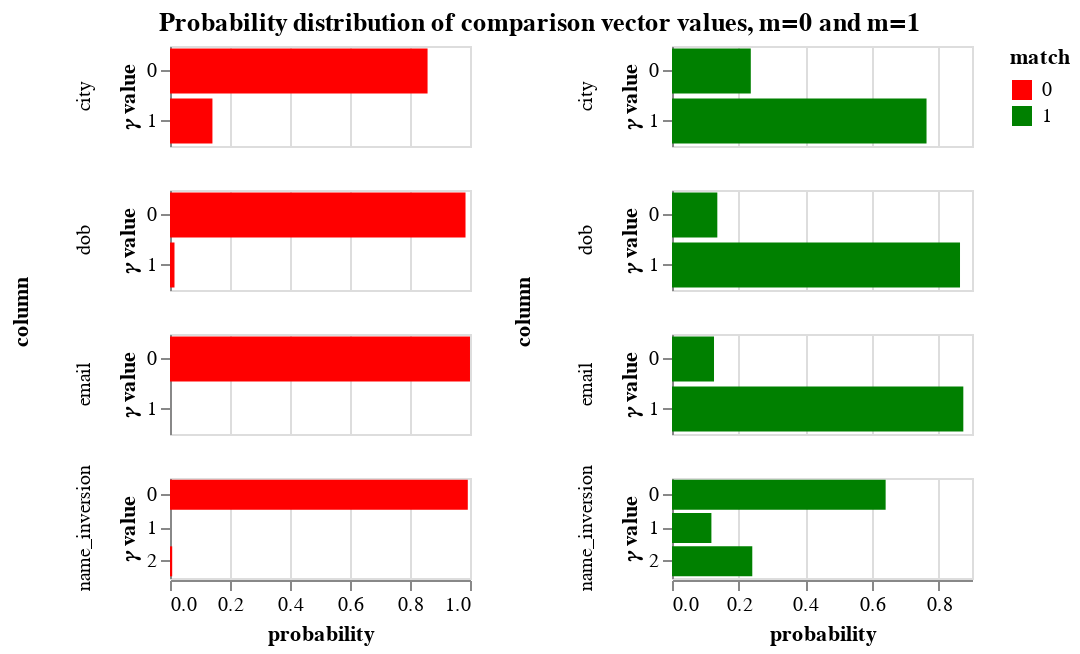

Source (notebook cell):
### Markdown cell above
The `params` property of the `linker` is an object that contains a lot of diagnostic information about how the match probability was computed.  The following cells demonstrate some of its functionality

### Code cell
params = linker.params
params.probability_distribution_chart()

### Figure 1 — Vega-Lite specification as saved in the notebook (floating-point values rounded to 4 significant figures)
{"config": {"view": {"continuousWidth": 400, "continuousHeight": 300, "height": 300, "width": 400}, "mark": {"tooltip": null}, "title": {"anchor": "middle"}}, "hconcat": [{"mark": "bar", "encoding": {"color": {"type": "nominal", "field": "match", "scale": {"domain": [0, 1], "range": ["red", "green"]}}, "row": {"type": "nominal", "field": "column", "sort": {"field": "gamma"}}, "tooltip": [{"type": "nominal", "field": "column"}, {"type": "quantitative", "field": "probability", "format": ".4f"}, {"type": "ordinal", "field": "value"}], "x": {"type": "quantitative", "field": "probability"}, "y": {"type": "nominal", "axis": {"title": "𝛾 value"}, "field": "value"}}, "height": 50, "resolve": {"scale": {"y": "independent"}}, "transform": [{"filter": "(datum.match === 0)"}], "width": 150}, {"mark": "bar", "encoding": {"color": {"type": "nominal", "field": "match", "scale": {"domain": [0, 1], "range": ["red", "green"]}}, "row": {"type": "nominal", "field": "column", "sort": {"field": "gamma"}}, "tooltip": [{"type": "nominal", "field": "column"}, {"type": "quantitative", "field": "probability", "format": ".4f"}, {"type": "ordinal", "field": "value"}], "x": {"type": "quantitative", "field": "probability"}, "y": {"type": "nominal", "axis": {"title": "𝛾 value"}, "field": "value"}}, "height": 50, "resolve": {"scale": {"y": "independent"}}, "transform": [{"filter": "(datum.match === 1)"}], "width": 150}], "data": {"name": "data-a2ed3b02e1448de5eb6b55409d2a48b7"}, "title": "Probability distribution of comparison vector values, m=0 and m=1", "$schema": "https://vega.github.io/schema/vega-lite/v3.4.0.json", "datasets": {"data-a2ed3b02e1448de5eb6b55409d2a48b7": [{"gamma": "gamma_name_inversion", "match": 1, "value_of_gamma": "level_0", "probability": 0.6409, "value": 0, "column": "name_inversion"}, {"gamma": "gamma_name_inversion", "match": 1, "value_of_gamma": "level_1", "probability": 0.1182, "value": 1, "column": "name_inversion"}, {"gamma": "gamma_name_inversion", "match": 1, "value_of_gamma": "level_2", "probability": 0.2409, "value": 2, "column": "name_inversion"}, {"gamma": "gamma_name_inversion", "match": 0, "value_of_gamma": "level_0", "probability": 0.9927, "value": 0, "column": "name_inversion"}, {"gamma": "gamma_name_inversion", "match": 0, "value_of_gamma": "level_1", "probability": 0.0, "value": 1, "column": "name_inversion"}, {"gamma": "gamma_name_inversion", "match": 0, "value_of_gamma": "level_2", "probability": 0.007332, "value": 2, "column": "name_inversion"}, {"gamma": "gamma_dob", "match": 1, "value_of_gamma": "level_0", "probability": 0.136, "value": 0, "column": "dob"}, {"gamma": "gamma_dob", "match": 1, "value_of_gamma": "level_1", "probability": 0.864, "value": 1, "column": "dob"}, {"gamma": "gamma_dob", "match": 0, "value_of_gamma": "level_0", "probability": 0.9851, "value": 0, "column": "dob"}, {"gamma": "gamma_dob", "match": 0, "value_of_gamma": "level_1", "probability": 0.01494, "value": 1, "column": "dob"}, {"gamma": "gamma_city", "match": 1, "value_of_gamma": "level_0", "probability": 0.2364, "value": 0, "column": "city"}, {"gamma": "gamma_city", "match": 1, "value_of_gamma": "level_1", "probability": 0.7636, "value": 1, "column": "city"}, {"gamma": "gamma_city", "match": 0, "value_of_gamma": "level_0", "probability": 0.8585, "value": 0, "column": "city"}, {"gamma": "gamma_city", "match": 0, "value_of_gamma": "level_1", "probability": 0.1415, "value": 1, "column": "city"}, {"gamma": "gamma_email", "match": 1, "value_of_gamma": "level_0", "probability": 0.126, "value": 0, "column": "email"}, {"gamma": "gamma_email", "match": 1, "value_of_gamma": "level_1", "probability": 0.874, "value": 1, "column": "email"}, {"gamma": "gamma_email", "match": 0, "value_of_gamma": "level_0", "probability": 1.0, "value": 0, "column": "email"}, {"gamma": "gamma_email", "match": 0, "value_of_gamma": "level_1", "probability": 1.337e-05, "value": 1, "column": "email"}]}}
